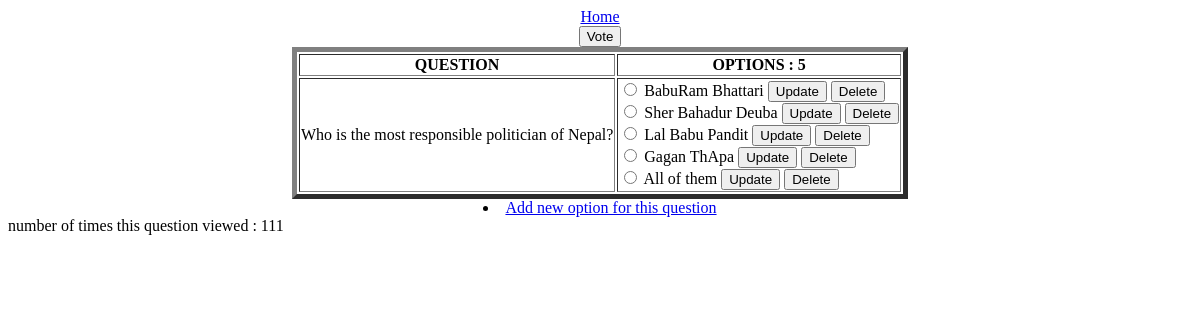
/option/1/, run on an earlier commit of the app's database.
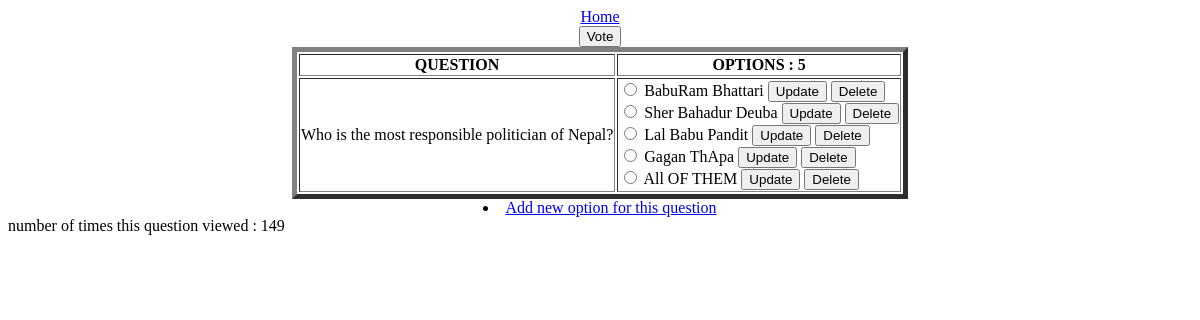
And on a later commit of the database.
### poll/models.py (models this page shows, shortened)
class Question(models.Model):
	question_type = models.ForeignKey(QuestionType)
	question_text = models.CharField(max_length=200)
	pub_date = models.DateTimeField(default=datetime.now)
	hit_ques = models.IntegerField(default =0)
	def __str__(self):
		return self.question_text

class Choice(models.Model):
	question = models.ForeignKey(Question, on_delete=models.CASCADE)
	choice_text = models.CharField(max_length=200)
	votes = models.IntegerField(default=0)

### poll/views.py (the view)
# urls.py: url(r"^option/(?P<pk>\d+)/$", views.QuestionDetailView.as_view(), name="question_detail"),
class QuestionDetailView(DetailView):
    model = Question
    template_name = "poll/question_detail.html"
    def get_data(self, **kwargs):
        ques_id = self.kwargs['pk']
        page =  Question.objects.get(id =ques_id)
        page.hit_ques = page.hit_ques + 1
        page.save()
        return page.hit_ques
    def get_context_data(self, **kwargs):
        context = super(QuestionDetailView, self).get_context_data(**kwargs)
        context['view']= self.get_data()
        return context

### poll/templates/poll/question_detail.html (shortened to what this page needs)
<center>
<center><a href ="{% url 'poll:main_page' %}">Home</a></center>
<table  border="5">
<th><center>QUESTION </center></th>
<th><center>OPTIONS : {{object.choice_set.all|length}} </center></th>
<form action="{% url 'poll:display_result'  object.id%}" method="GET">
	<tr>
	<td>{{object}}</td>
	<td>{% for choice in object.choice_set.all %}
	<input type="radio" name="choice" id="choice{{ forloop.counter }}" value="{{ choice.id }}" />
    <label for="choice{{ forloop.counter }}">{{ choice.choice_text }} <a href = "{% url 'poll:update_option' choice.id %}">
	<button type="button">Update </button></a>
	<a href = "{% url 'poll:delete_option' choice.id %}">
	<button type="button">Delete </button></a>
	  </label><br>
		{% endfor %}</td>
	</tr>
<input type="submit" value="Vote" />
</form>
</table>
<center><li><a href = "{% url 'poll:create_option' object.id %}">Add new option for this question</a></center>
</center>
number of times this question viewed : {{view}}

What changed in the data, as far as the page shows it:
changed Choice: choice "☐ All of them Update Delete" → "☐ All OF THEM Update Delete"; choice_text "All of them" → "All OF THEM"
Also different on the page:
{{ view }}: "111" → "149"
